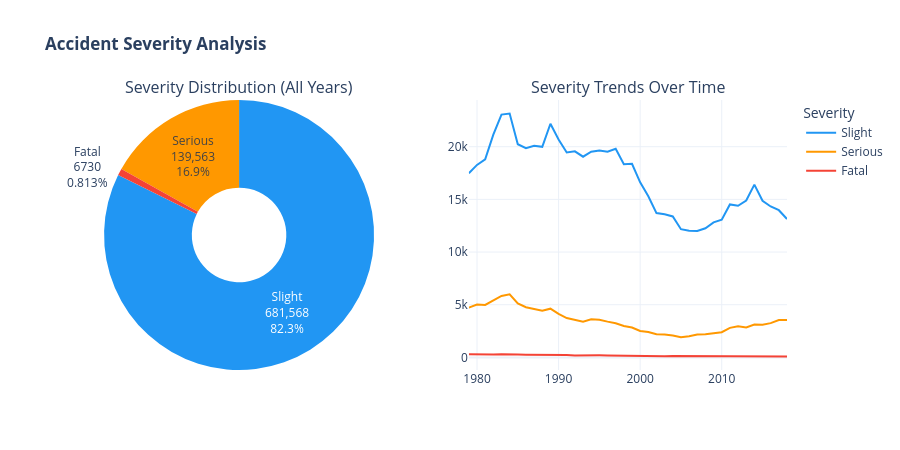

The cell this chart's notebook holds for it:
### Markdown cell above
### 4.2 Severity Analysis

Understanding how injury severity is distributed and how it has trended over the 40-year period.

### Code cell
fig = make_subplots(
    rows=1, cols=2,
    subplot_titles=('Severity Distribution (All Years)', 'Severity Trends Over Time'),
    specs=[[{'type': 'domain'}, {'type': 'scatter'}]]
)

# Donut pie
sc = df['Severity'].value_counts()
fig.add_trace(
    go.Pie(
        labels=sc.index, values=sc.values,
        marker_colors=[severity_colors[s] for s in sc.index],
        textinfo='percent+label+value',
        hole=0.35, showlegend=False
    ),
    row=1, col=1
)

# Trends
for sev in severity_order:
    sev_yr = df[df['Severity'] == sev].groupby('Year').size().reset_index(name='Count')
    fig.add_trace(
        go.Scatter(
            x=sev_yr['Year'], y=sev_yr['Count'],
            name=sev, mode='lines',
            line=dict(color=severity_colors[sev], width=2)
        ),
        row=1, col=2
    )

fig.update_layout(
    title_text='<b>Accident Severity Analysis</b>',
    template='plotly_white',
    yaxis2=dict(tickformat=',', title='Number of Accidents'),
    height=450,
    legend_title='Severity'
)
fig.show()

### Figure 1 — Plotly figure (JSON) as saved in the notebook; plotly's stock layout.template omitted (floating-point values rounded to 4 significant figures)
{"data": [{"domain": {"x": [0, 0.45], "y": [0, 1]}, "hole": 0.35, "labels": ["Slight", "Serious", "Fatal"], "marker": {"colors": ["#2196F3", "#FF9800", "#F44336"]}, "showlegend": false, "textinfo": "percent+label+value", "type": "pie", "values": [681568, 139563, 6730]}, {"line": {"color": "#2196F3", "width": 2}, "mode": "lines", "name": "Slight", "type": "scatter", "x": [1979, 1980, 1981, 1982, 1983, 1984, 1985, 1986, 1987, 1988, 1989, 1990, 1991, 1992, 1993, 1994, 1995, 1996, 1997, 1998, 1999, 2000, 2001, 2002, 2003, 2004, 2005, 2006, 2007, 2008, 2009, 2010, 2011, 2012, 2013, 2014, 2015, 2016, 2017, 2018], "xaxis": "x", "y": [17474, 18271, 18794, 21147, 23049, 23150, 20232, 19859, 20090, 19989, 22176, 20687, 19455, 19554, 19048, 19522, 19637, 19526, 19799, 18342, 18371, 16621, 15297, 13699, 13578, 13375, 12169, 12023, 11999, 12258, 12812, 13073, 14518, 14387, 14888, 16397, 14866, 14327, 13971, 13138], "yaxis": "y"}, {"line": {"color": "#FF9800", "width": 2}, "mode": "lines", "name": "Serious", "type": "scatter", "x": [1979, 1980, 1981, 1982, 1983, 1984, 1985, 1986, 1987, 1988, 1989, 1990, 1991, 1992, 1993, 1994, 1995, 1996, 1997, 1998, 1999, 2000, 2001, 2002, 2003, 2004, 2005, 2006, 2007, 2008, 2009, 2010, 2011, 2012, 2013, 2014, 2015, 2016, 2017, 2018], "xaxis": "x", "y": [4722, 5023, 4979, 5444, 5829, 5983, 5128, 4763, 4616, 4426, 4623, 4126, 3736, 3571, 3393, 3618, 3571, 3395, 3242, 2982, 2835, 2505, 2401, 2189, 2183, 2081, 1914, 2009, 2164, 2205, 2336, 2394, 2800, 2955, 2846, 3117, 3109, 3253, 3544, 3553], "yaxis": "y"}, {"line": {"color": "#F44336", "width": 2}, "mode": "lines", "name": "Fatal", "type": "scatter", "x": [1979, 1980, 1981, 1982, 1983, 1984, 1985, 1986, 1987, 1988, 1989, 1990, 1991, 1992, 1993, 1994, 1995, 1996, 1997, 1998, 1999, 2000, 2001, 2002, 2003, 2004, 2005, 2006, 2007, 2008, 2009, 2010, 2011, 2012, 2013, 2014, 2015, 2016, 2017, 2018], "xaxis": "x", "y": [294, 274, 279, 276, 304, 318, 270, 252, 250, 211, 261, 234, 229, 183, 164, 155, 193, 183, 167, 148, 156, 117, 125, 116, 105, 125, 119, 114, 115, 94, 85, 85, 84, 98, 88, 86, 95, 97, 89, 92], "yaxis": "y"}], "layout": {"annotations": [{"font": {"size": 16}, "showarrow": false, "text": "Severity Distribution (All Years)", "x": 0.225, "xanchor": "center", "xref": "paper", "y": 1, "yanchor": "bottom", "yref": "paper"}, {"font": {"size": 16}, "showarrow": false, "text": "Severity Trends Over Time", "x": 0.775, "xanchor": "center", "xref": "paper", "y": 1, "yanchor": "bottom", "yref": "paper"}], "height": 450, "legend": {"title": {"text": "Severity"}}, "title": {"text": "<b>Accident Severity Analysis</b>"}, "xaxis": {"anchor": "y", "domain": [0.55, 1]}, "yaxis": {"anchor": "x", "domain": [0, 1]}, "yaxis2": {"tickformat": ",", "title": {"text": "Number of Accidents"}}}}
